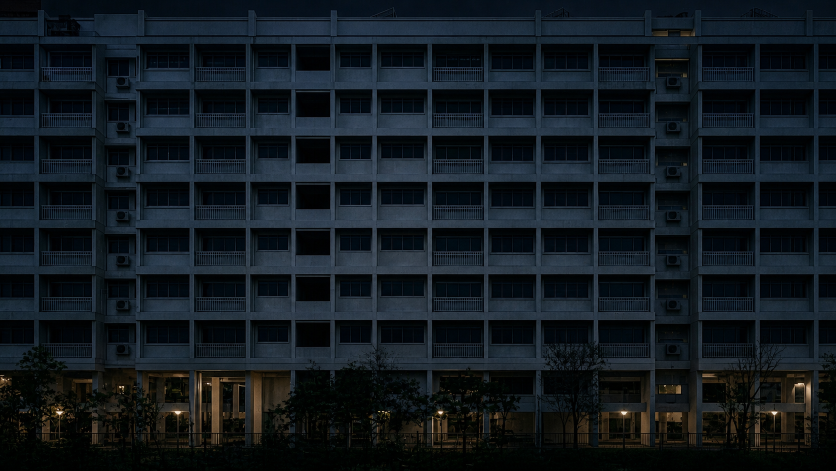
#> input picture assets/generated/photographic-hdb-wall.png, 1672 x 941 px (shown at 1/2 size)
$ python record-landing-facade.py
#> lines starting #> are read from the running program, lines starting #| are printed output that depends on the picture
#!/usr/bin/env python3
"""Bake a dark façade base plus transparent window-light overlays.

Landing stacks these images. CSS fades overlay opacity, so lights stay locked
to the same pixels as the photograph (no runtime canvas mapping).

Uses the Wall Mode hero bays, plus the floor above/below in those two columns.
Cover-center crop matches the landing strip.

  python3 scripts/record-landing-facade.py
"""

from __future__ import annotations

import os
from pathlib import Path

from PIL import Image, ImageDraw, ImageFilter

ROOT = Path(__file__).resolve().parents[1]
FACADE = ROOT / "assets/generated/photographic-hdb-wall.png"
OUT_DIR = ROOT / "public/assets"

# Measured Wall Mode bays, then one floor up/down in the same columns.
FLOOR_PITCH = 0.098
WINDOWS = [
    ("27-up", 0.356, 0.386 - FLOOR_PITCH, 0.047, 0.056),
    ("27", 0.356, 0.386, 0.047, 0.056),
    ("27-down", 0.356, 0.386 + FLOOR_PITCH, 0.047, 0.056),
    ("64-up", 0.648, 0.386 - FLOOR_PITCH, 0.047, 0.056),
    ("64", 0.648, 0.386, 0.047, 0.056),
    ("64-down", 0.648, 0.386 + FLOOR_PITCH, 0.047, 0.056),
]

BAND_W, BAND_H = 1600, 432


def cover_center(image: Image.Image, width: int, height: int):
#> called with width = 1600, height = 432
    scale = max(width / image.width, height / image.height)
#> scale = 0.957
    placed = image.resize(
        (round(image.width * scale), round(image.height * scale)),
        Image.Resampling.LANCZOS,
    )
    left = (placed.width - width) // 2
#> left = 0
    top = (placed.height - height) // 2
#> top = 234
    return placed.crop((left, top, left + width, top + height)), placed.width, placed.height, left, top


def paint_window(draw: ImageDraw.ImageDraw, x: float, y: float, w: float, h: float) -> None:
    inset_x, inset_y = w * 0.12, h * 0.10
    box = [x + inset_x, y + inset_y, x + w - inset_x, y + h - inset_y]
    draw.rectangle(box, fill=(255, 215, 154, 180))
    mullion_x = x + w * 0.49
    draw.rectangle(
        [mullion_x, y + inset_y, mullion_x + max(1, w * 0.025), y + h - inset_y],
        fill=(51, 27, 15, 120),
    )
    draw.rectangle(
        [x + w * 0.22, y + h * 0.16, x + w * 0.78, y + h * 0.22],
        fill=(255, 245, 220, 80),
    )


def window_overlay(size: tuple[int, int], placed_w: int, placed_h: int, crop_x: int, crop_y: int, rect) -> Image.Image:
    _name, nx, ny, nw, nh = rect
    layer = Image.new("RGBA", size, (0, 0, 0, 0))
    draw = ImageDraw.Draw(layer)
    x = nx * placed_w - crop_x
    y = ny * placed_h - crop_y
    w = nw * placed_w
    h = nh * placed_h
    if y + h < 0 or y > size[1] or x + w < 0 or x > size[0]:
        return layer
    paint_window(draw, x, y, w, h)
    glow = layer.filter(ImageFilter.GaussianBlur(radius=3.2))
    return Image.alpha_composite(glow, layer)


def bottom_wash(size: tuple[int, int]) -> Image.Image:
    wash = Image.new("RGBA", size, (0, 0, 0, 0))
    draw = ImageDraw.Draw(wash)
    height = size[1]
    for yy in range(int(height * 0.72), height):
        fade = ((yy - height * 0.72) / (height * 0.28)) ** 2
        draw.line([(0, yy), (size[0], yy)], fill=(16, 17, 22, int(200 * fade)))
    return wash


def main() -> None:
    os.chdir(ROOT)
    OUT_DIR.mkdir(parents=True, exist_ok=True)
    facade = Image.open(FACADE).convert("RGBA")
    band, placed_w, placed_h, crop_x, crop_y = cover_center(facade, BAND_W, BAND_H)
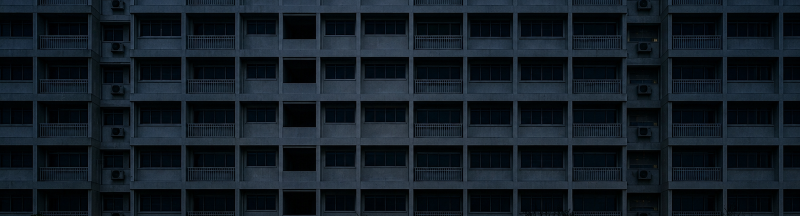
#> band: PIL image 1600x432 RGBA (shown at 1/2 size); mean R, G, B, A 18.9, 28.1, 36.5, 255
#> placed_w = 1600; placed_h = 900; crop_x = 0; crop_y = 234
    wash = bottom_wash(band.size)
#> in bottom_wash, `wash = Image.new("RGBA", size, (0, 0, 0, 0))`: wash: PIL image 1600x432 RGBA; every value is 0
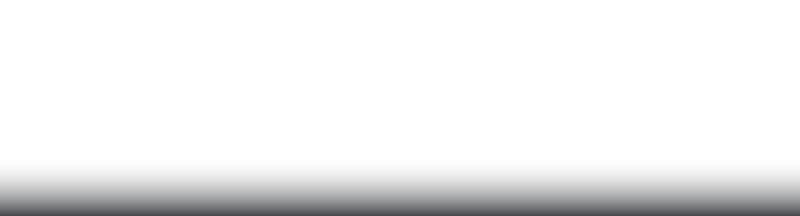
#> wash: PIL image 1600x432 RGBA (shown at 1/2 size); mean R, G, B, A 4.5, 4.8, 6.2, 18.3; transparent parts drawn white
    base = Image.alpha_composite(band, wash).convert("RGB")
    still = OUT_DIR / "landing-facade-still.jpg"
    base.save(still, quality=86, optimize=True)
#> (the run stopped early here; a loop or call above may not have finished)

$ run again, with assets/generated/hdb-facade.jpg saved as assets/generated/photographic-hdb-wall.png
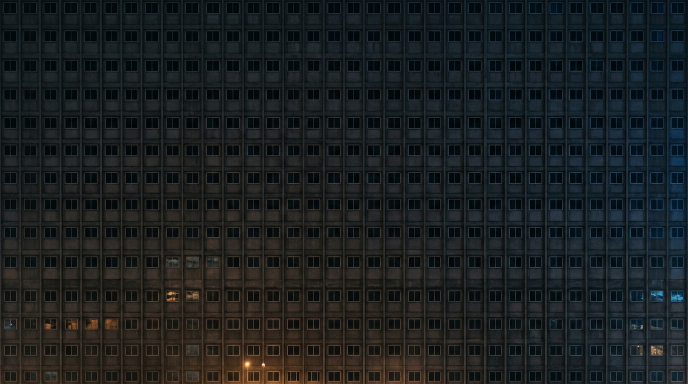
#> input picture assets/generated/hdb-facade.jpg, 1376 x 768 px (shown at 1/2 size)
#> in main, `band, placed_w, placed_h, crop_x, crop_y = cover_center(facade, BAND_W..`:
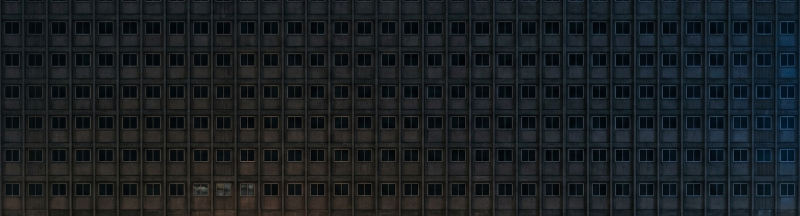
#> band: PIL image 1600x432 RGBA (shown at 1/2 size); mean R, G, B, A 25.9, 31, 34.2, 255
#> placed_w = 1600; placed_h = 893; crop_x = 0; crop_y = 230
